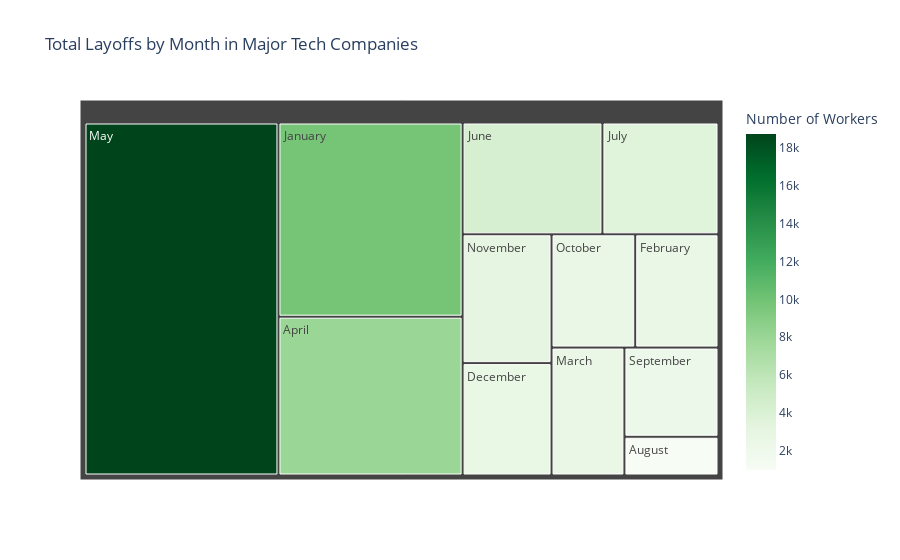

This figure's notebook cell:
### Markdown cell above
5) A treemap showing which time of the year experiences the most layoffs.

### Code cell
# Extract month and month name
df_combined['Month'] = df_combined['WARN Received Date'].dt.month
df_combined['Month name'] = df_combined['WARN Received Date'].dt.strftime('%B')
# Group by month and sum the layoffs
monthly_total = df_combined.groupby('Month name')['Number of Workers'].sum().reset_index()
# Add a month number for sorting
monthly_total['Month Num'] = pd.to_datetime(monthly_total['Month name'], format='%B').dt.month
monthly_total = monthly_total.sort_values('Month Num')
# Treemap visualization
fig = px.treemap(monthly_total, path=['Month name'], values='Number of Workers',
                 title='Total Layoffs by Month in Major Tech Companies',
                 color='Number of Workers', color_continuous_scale='Greens')
fig.show()

### Figure 1 — Plotly figure (JSON) as saved in the notebook; plotly's stock layout.template omitted (floating-point values rounded to 4 significant figures)
{"data": [{"branchvalues": "total", "customdata": [[9782.0], [2579.0], [2551.0], [7999.0], [18730.0], [4277.0], [3550.0], [997.0], [2295.0], [2592.0], [3133.0], [2734.0]], "domain": {"x": [0, 1], "y": [0, 1]}, "hovertemplate": "labels=%{label}<br>Number of Workers_sum=%{value}<br>parent=%{parent}<br>id=%{id}<br>Number of Workers=%{color}<extra></extra>", "ids": ["January", "February", "March", "April", "May", "June", "July", "August", "September", "October", "November", "December"], "labels": ["January", "February", "March", "April", "May", "June", "July", "August", "September", "October", "November", "December"], "marker": {"coloraxis": "coloraxis", "colors": [9782.0, 2579.0, 2551.0, 7999.0, 18730.0, 4277.0, 3550.0, 997.0, 2295.0, 2592.0, 3133.0, 2734.0]}, "name": "", "parents": ["", "", "", "", "", "", "", "", "", "", "", ""], "type": "treemap", "values": [9782.0, 2579.0, 2551.0, 7999.0, 18730.0, 4277.0, 3550.0, 997.0, 2295.0, 2592.0, 3133.0, 2734.0]}], "layout": {"coloraxis": {"colorbar": {"title": {"text": "Number of Workers"}}, "colorscale": [[0, "rgb(247,252,245)"], [0.125, "rgb(229,245,224)"], [0.25, "rgb(199,233,192)"], [0.375, "rgb(161,217,155)"], [0.5, "rgb(116,196,118)"], [0.625, "rgb(65,171,93)"], [0.75, "rgb(35,139,69)"], [0.875, "rgb(0,109,44)"], [1, "rgb(0,68,27)"]]}, "legend": {"tracegroupgap": 0}, "title": {"text": "Total Layoffs by Month in Major Tech Companies"}}}
